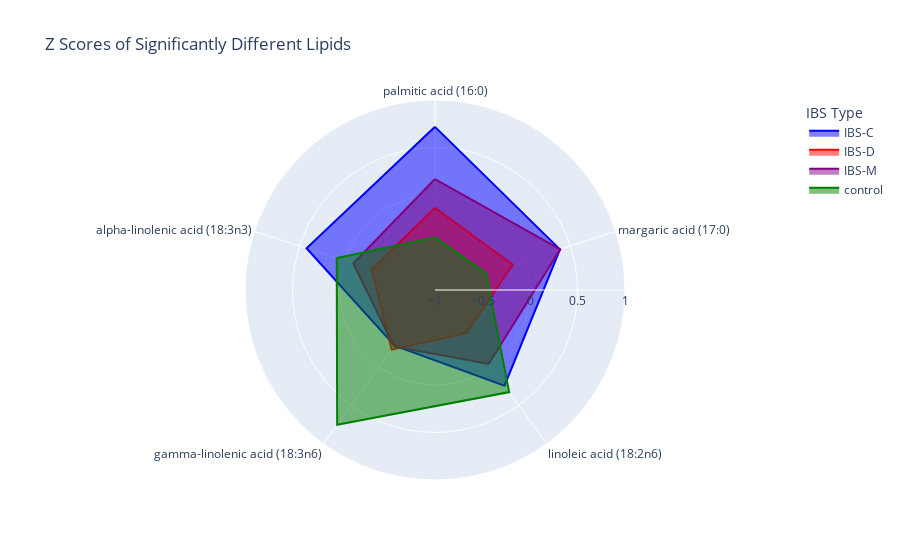

Notebook cell for this chart:
### Code cell
import plotly.express as px
import pandas as pd
fig = px.line_polar(pd.melt(sub_sig_mean_df.T.reset_index(), id_vars="index"), r='value', 
                    theta='index', color='IBS Type',
                    color_discrete_sequence=["blue","red","purple","green"],
                    title="Z Scores of Significantly Different Lipids",
                    line_close=True)
fig.update_layout(
  polar=dict(
    radialaxis=dict(
      visible=True,
      range=[-1, 1]
    )))
fig.update_traces(fill='toself')
fig.show()
fig.write_html("Figures/Metabolome_Z_radar_filled.html")

### Figure 1 — Plotly figure (JSON) as saved in the notebook; plotly's stock layout.template omitted (floating-point values rounded to 4 significant figures)
{"data": [{"fill": "toself", "hovertemplate": "IBS Type=IBS-C<br>value=%{r}<br>index=%{theta}<extra></extra>", "legendgroup": "IBS-C", "line": {"color": "blue", "dash": "solid"}, "mode": "lines", "name": "IBS-C", "r": [0.7174, 0.3832, 0.2446, -0.2764, 0.4218, 0.7174], "showlegend": true, "subplot": "polar", "theta": ["palmitic acid (16:0)", "margaric acid (17:0)", "linoleic acid (18:2n6)", "gamma-linolenic acid (18:3n6)", "alpha-linolenic acid (18:3n3)", "palmitic acid (16:0)"], "type": "scatterpolar"}, {"fill": "toself", "hovertemplate": "IBS Type=IBS-D<br>value=%{r}<br>index=%{theta}<extra></extra>", "legendgroup": "IBS-D", "line": {"color": "red", "dash": "solid"}, "mode": "lines", "name": "IBS-D", "r": [-0.136, -0.139, -0.4391, -0.2238, -0.299, -0.136], "showlegend": true, "subplot": "polar", "theta": ["palmitic acid (16:0)", "margaric acid (17:0)", "linoleic acid (18:2n6)", "gamma-linolenic acid (18:3n6)", "alpha-linolenic acid (18:3n3)", "palmitic acid (16:0)"], "type": "scatterpolar"}, {"fill": "toself", "hovertemplate": "IBS Type=IBS-M<br>value=%{r}<br>index=%{theta}<extra></extra>", "legendgroup": "IBS-M", "line": {"color": "purple", "dash": "solid"}, "mode": "lines", "name": "IBS-M", "r": [0.168, 0.3863, -0.0388, -0.2659, -0.09585, 0.168], "showlegend": true, "subplot": "polar", "theta": ["palmitic acid (16:0)", "margaric acid (17:0)", "linoleic acid (18:2n6)", "gamma-linolenic acid (18:3n6)", "alpha-linolenic acid (18:3n3)", "palmitic acid (16:0)"], "type": "scatterpolar"}, {"fill": "toself", "hovertemplate": "IBS Type=control<br>value=%{r}<br>index=%{theta}<extra></extra>", "legendgroup": "control", "line": {"color": "green", "dash": "solid"}, "mode": "lines", "name": "control", "r": [-0.4463, -0.4355, 0.3285, 0.7522, 0.08781, -0.4463], "showlegend": true, "subplot": "polar", "theta": ["palmitic acid (16:0)", "margaric acid (17:0)", "linoleic acid (18:2n6)", "gamma-linolenic acid (18:3n6)", "alpha-linolenic acid (18:3n3)", "palmitic acid (16:0)"], "type": "scatterpolar"}], "layout": {"legend": {"title": {"text": "IBS Type"}, "tracegroupgap": 0}, "polar": {"angularaxis": {"direction": "clockwise", "rotation": 90}, "domain": {"x": [0, 1], "y": [0, 1]}, "radialaxis": {"range": [-1, 1], "visible": true}}, "title": {"text": "Z Scores of Significantly Different Lipids"}}}
